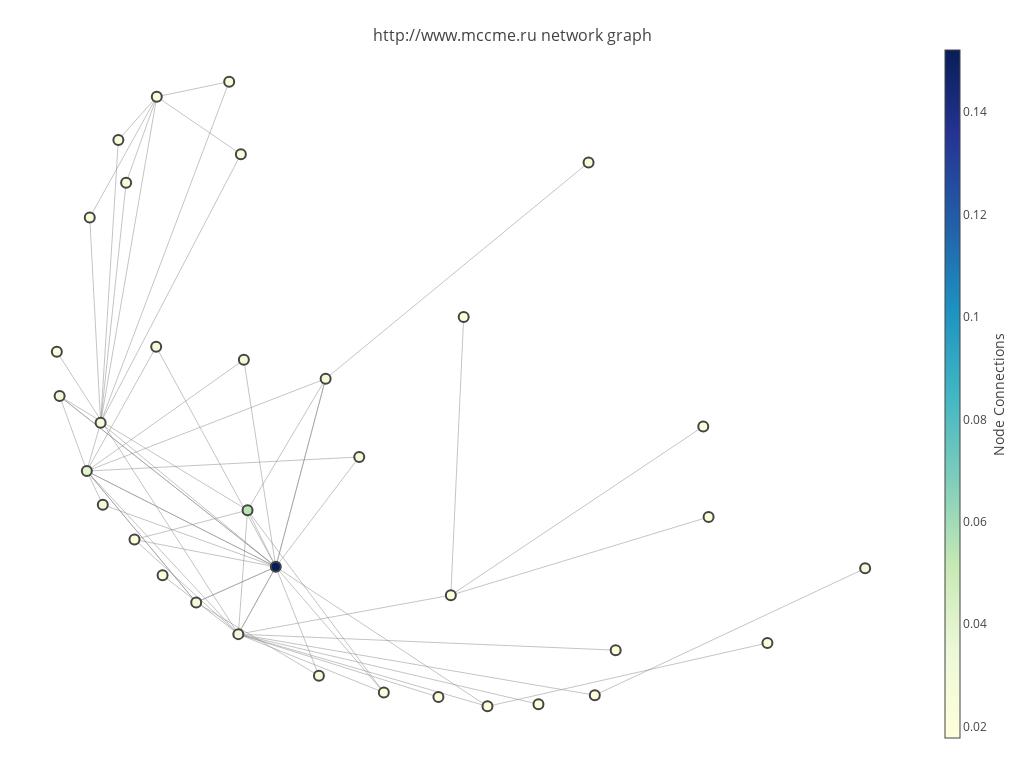

Notebook source saved alongside this figure:
### Code cell
plot_graph(g_small)

### Figure 1 — Plotly figure (JSON) as saved in the notebook; plotly's stock layout.template omitted (floating-point values rounded to 4 significant figures; data arrays with more than 128 entries replaced by an {"elided": "..."} marker saying what was removed)
{"data": [{"hoverinfo": "none", "line": {"color": "#888", "width": 0.5}, "mode": "lines", "type": "scatter", "x": {"elided": "198 float values"}, "y": {"elided": "198 float values"}}, {"hoverinfo": "text", "marker": {"color": [0.1521, 0.03899, 0.03038, 0.03038, 0.03038, 0.03038, 0.03038, 0.03038, 0.03038, 0.03038, 0.03038, 0.02422, 0.05438, 0.01776, 0.01776, 0.01776, 0.01776, 0.01776, 0.01776, 0.01776, 0.01776, 0.01776, 0.01776, 0.02316, 0.03071, 0.0232, 0.0232, 0.0232, 0.0232, 0.0232, 0.0232, 0.02065, 0.02065, 0.02065, 0.02422], "colorbar": {"thickness": 15, "title": "Node Connections", "titleside": "right", "xanchor": "left"}, "colorscale": "YIGnBu", "line": {"width": 2}, "reversescale": true, "showscale": true, "size": 10}, "mode": "markers", "text": ["<a href=http://www.mccme.ru>http://www.mccme.ru, PR: 0.152117</a>", "<a href=http://www.mccme.ru>http://www.mccme.ru, PR: 0.038986</a>", "<a href=http://ium.mccme.ru>http://ium.mccme.ru, PR: 0.030379</a>", "<a href=http://biblio.mccme.ru>http://biblio.mccme.ru, PR: 0.030379</a>", "<a href=http://biblio.mccme.ru/books>http://biblio.mccme.ru/books, PR: 0.030379</a>", "<a href=http://ilib.mccme.ru>http://ilib.mccme.ru, PR: 0.030379</a>", "<a href=http://mccme.ru/turlom>http://mccme.ru/turlom, PR: 0.030379</a>", "<a href=http://zadachi.mccme.ru>http://zadachi.mccme.ru, PR: 0.030379</a>", "<a href=http://biblio.mccme.ru/series>http://biblio.mccme.ru/series, PR: 0.030379</a>", "<a href=http://www.mccme.ru/head/news/zykin.htm>http://www.mccme.ru/head/news/zykin.htm, PR: 0.030379</a>", "<a href=http://ptlab.mccme.ru>http://ptlab.mccme.ru, PR: 0.030379</a>", "<a href=http://olympiads.mccme.ru/turlom/2015/inf.html>http://olympiads.mccme.ru/turlom/2015/inf.html, PR: 0.024220</a>", "<a href=http://biblio.mccme.ru/user>http://biblio.mccme.ru/user, PR: 0.054382</a>", "<a href=http://biblio.mccme.ru/publications/books/series/178>http://biblio.mccme.ru/publications/books/series/178, PR: 0.017764</a>", "<a href=http://www.mccme.ru/free-books/matpros.html>http://www.mccme.ru/free-books/matpros.html, PR: 0.017764</a>", "<a href=http://biblio.mccme.ru/publications/books/series/168>http://biblio.mccme.ru/publications/books/series/168, PR: 0.017764</a>", "<a href=http://www.mccme.ru/mmmf-lectures/books/books/books.php>http://www.mccme.ru/mmmf-lectures/books/books/books.php, PR: 0.017764</a>", "<a href=http://www.mccme.ru/prasolov>http://www.mccme.ru/prasolov, PR: 0.017764</a>", "<a href=http://www.mccme.ru/shen>http://www.mccme.ru/shen, PR: 0.017764</a>", "<a href=http://www.mccme.ru/arnold/Brief-cv-ru.htm#books>http://www.mccme.ru/arnold/Brief-cv-ru.htm#books, PR: 0.017764</a>", "<a href=http://biblio.mccme.ru/publications/books/series/173>http://biblio.mccme.ru/publications/books/series/173, PR: 0.017764</a>", "<a href=http://www.mccme.ru/dubna/books>http://www.mccme.ru/dubna/books, PR: 0.017764</a>", "<a href=http://biblio.mccme.ru/publications/books/series/177>http://biblio.mccme.ru/publications/books/series/177, PR: 0.017764</a>", "<a href=http://www.mccme.ru/mmmf-lectures/books>http://www.mccme.ru/mmmf-lectures/books, PR: 0.023162</a>", "<a href=http://www.mccme.ru/free-books/qbook.contents.html>http://www.mccme.ru/free-books/qbook.contents.html, PR: 0.030711</a>", "<a href=http://ptlab.mccme.ru/node/2904>http://ptlab.mccme.ru/node/2904, PR: 0.023203</a>", "<a href=http://ptlab.mccme.ru/node/165>http://ptlab.mccme.ru/node/165, PR: 0.023203</a>", "<a href=http://ptlab.mccme.ru/node/1742>http://ptlab.mccme.ru/node/1742, PR: 0.023203</a>", "<a href=http://mccme.ru>http://mccme.ru, PR: 0.023203</a>", "<a href=http://ptlab.mccme.ru/user/register>http://ptlab.mccme.ru/user/register, PR: 0.023203</a>", "<a href=http://ptlab.mccme.ru/kr-moscow>http://ptlab.mccme.ru/kr-moscow, PR: 0.023203</a>", "<a href=http://www.mccme.ru/free-books/djvu/geometry/task-str.htm>http://www.mccme.ru/free-books/djvu/geometry/task-str.htm, PR: 0.020645</a>", "<a href=http://plm.mccme.ru/ann/a62.htm>http://plm.mccme.ru/ann/a62.htm, PR: 0.020645</a>", "<a href=http://ilib.mccme.ru/pdf/planim5.htm>http://ilib.mccme.ru/pdf/planim5.htm, PR: 0.020645</a>", "<a href=http://www.mccme.ru/head/address.html>http://www.mccme.ru/head/address.html, PR: 0.024220</a>"], "type": "scatter", "x": [0.2709, 0.03709, 0.3741, 0.3325, 0.003422, 0.1229, 0.1724, 0.05683, 0.2245, 0.2313, 0.05414, 0.3242, 0.2359, 0.4045, 0, 0.6914, 0.5328, 0.4874, 0.6655, 0.5958, 0.4721, 0.1308, 0.09606, 0.8791, 1, 0.1236, 0.04071, 0.0857, 0.07612, 0.2277, 0.2132, 0.7997, 0.8063, 0.5033, 0.6578], "y": [0.2073, 0.3496, 0.3706, 0.4869, 0.4611, 0.5344, 0.1545, 0.2996, 0.1073, 0.515, 0.4214, 0.04537, 0.2915, 0.02058, 0.527, 0.08348, 0, 0.1652, 0.01657, 0.00317, 0.01376, 0.1948, 0.2479, 0.09418, 0.2051, 0.906, 0.7264, 0.778, 0.8418, 0.8206, 0.9284, 0.416, 0.2814, 0.5788, 0.8083]}], "layout": {"annotations": [{"showarrow": false, "text": "", "x": 0.005, "xref": "paper", "y": -0.002, "yref": "paper"}], "height": 768, "hovermode": "closest", "margin": {"b": 20, "l": 5, "r": 5, "t": 40}, "showlegend": false, "title": "<br><a href=http://www.mccme.ru>http://www.mccme.ru</a> network graph", "titlefont": {"size": 16}, "width": 1024, "xaxis": {"showgrid": false, "showticklabels": false, "zeroline": false}, "yaxis": {"showgrid": false, "showticklabels": false, "zeroline": false}}}
